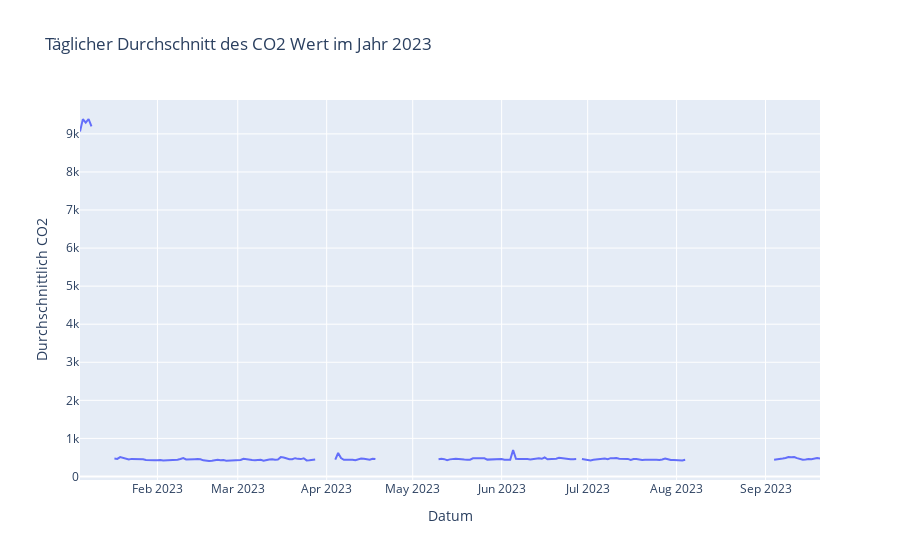

The code cell stored with this chart in its notebook:
### Code cell
fig = px.line(daily_avg_co2_2023, x='date_time', y='CO2', title='Täglicher Durchschnitt des CO2 Wert im Jahr 2023',
              labels={'date_time': 'Datum', 'CO2': 'Durchschnittlich CO2'})

fig.show()

### Figure 1 — Plotly figure (JSON) as saved in the notebook; plotly's stock layout.template omitted (floating-point values rounded to 4 significant figures; data arrays with more than 128 entries replaced by an {"elided": "..."} marker saying what was removed)
{"data": [{"hovertemplate": "Datum=%{x}<br>Durchschnittlich CO2=%{y}<extra></extra>", "legendgroup": "", "line": {"color": "#636efa", "dash": "solid"}, "marker": {"symbol": "circle"}, "mode": "lines", "name": "", "orientation": "v", "showlegend": false, "type": "scatter", "x": {"elided": "259 str values"}, "xaxis": "x", "y": {"elided": "259 float values"}, "yaxis": "y"}], "layout": {"legend": {"tracegroupgap": 0}, "title": {"text": "Täglicher Durchschnitt des CO2 Wert im Jahr 2023"}, "xaxis": {"anchor": "y", "domain": [0, 1], "title": {"text": "Datum"}}, "yaxis": {"anchor": "x", "domain": [0, 1], "title": {"text": "Durchschnittlich CO2"}}}}
